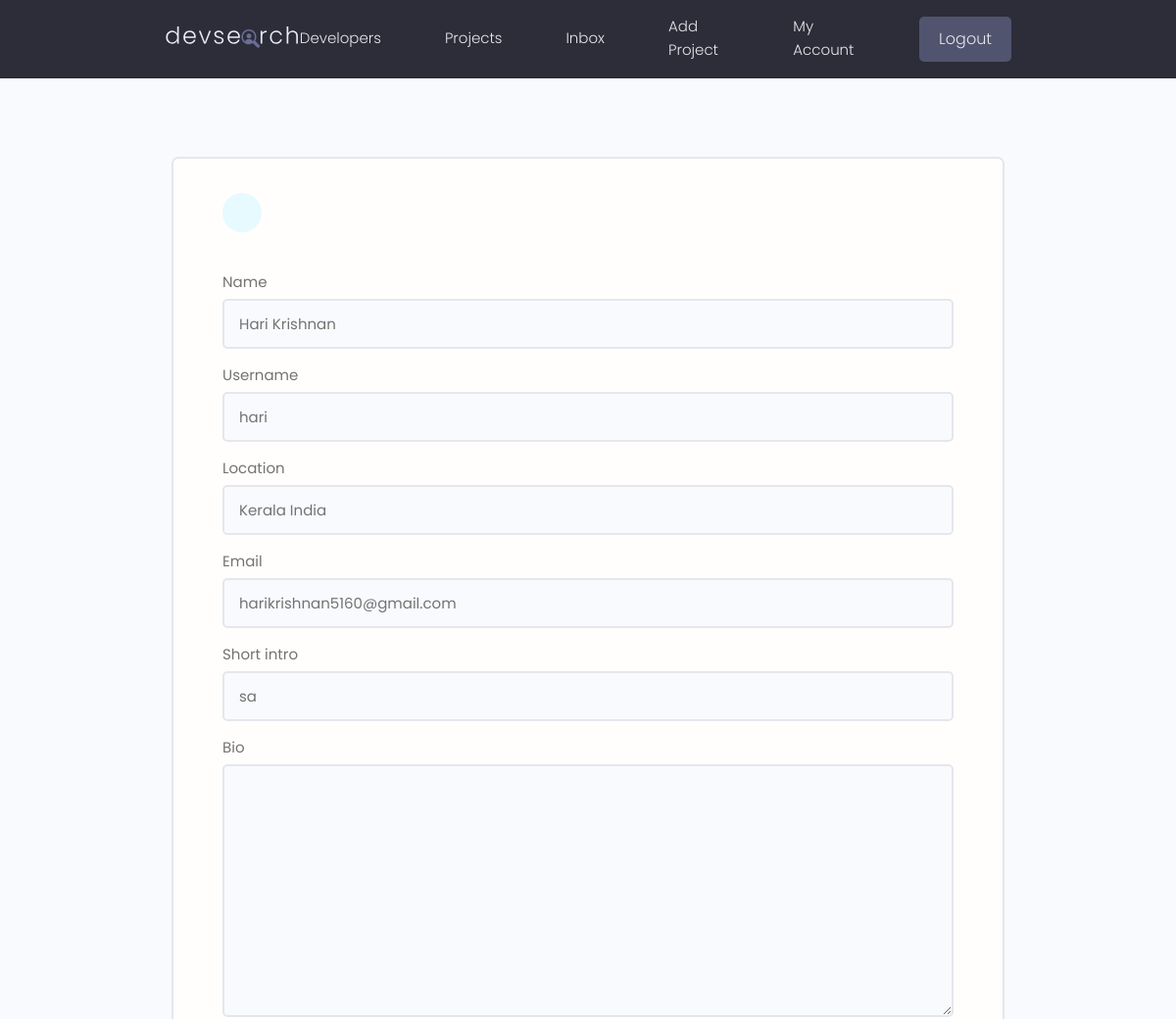
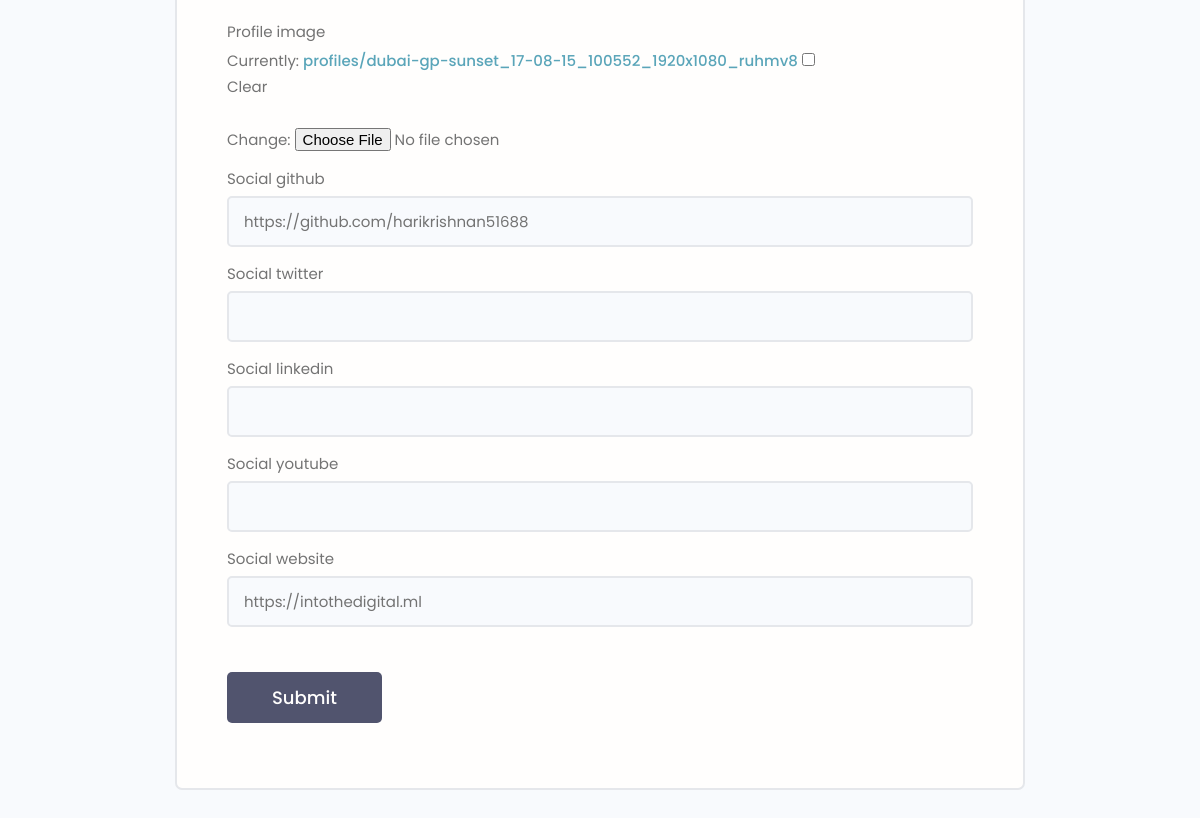
Page /edit-profile/ (signed in) on the committed database (2 pictures, top to bottom).
### users/models.py (models this page shows, shortened)
class Profile(models.Model):
    user = models.OneToOneField(User, on_delete=CASCADE, null=True, blank=True)
    name = models.CharField(max_length=200, blank=True, null=True)
    username = models.CharField(max_length=200, blank=True, null=True)
    location = models.CharField(max_length=200, blank=True, null=True)
    email = models.EmailField(max_length=250, blank=True, null=True)
    short_intro = models.CharField(max_length=300, blank=True, null=True)
    bio = models.TextField(blank=True, null=True)
    profile_image = models.ImageField(null=True, blank=True, upload_to='profiles/', default='profiles/user-default.png')
    social_github = models.CharField(max_length=200, blank=True, null=True)
    social_twitter = models.CharField(max_length=200, blank=True, null=True)
    social_linkedin = models.CharField(max_length=200, blank=True, null=True)
    social_youtube = models.CharField(max_length=200, blank=True, null=True)
    social_website = models.CharField(max_length=200, blank=True, null=True)
    created = models.DateTimeField(auto_now_add=True)
    id = models.UUIDField(default=uuid.uuid4, unique=True, primary_key=True, editable=False)
    class Meta:
        ordering = ['created']

### users/views.py (the view)
# urls.py: path('edit-profile/', views.editprofile, name='edit-profile'),
@login_required(login_url='login')
def editprofile(request):
    profile = request.user.profile
    form = ProfileForm(instance=profile)
    if request.method == 'POST':
        form = ProfileForm(request.POST, request.FILES, instance=profile)
        if form.is_valid():
            form.save()
            return redirect('account')
    context = {'form': form}
    return render(request, 'users/edit-profile.html', context)

### users/forms.py
class ProfileForm(ModelForm):
    class Meta:
        model = Profile
        fields = ['name', 'username', 'location', 'email', 'short_intro', 'bio', 'profile_image', 'social_github', 'social_twitter',
                  'social_linkedin', 'social_youtube', 'social_website']
    def __init__(self, *args, **kwargs):
        super(ProfileForm, self).__init__(*args, **kwargs)
        for name, field in self.fields.items():
            field.widget.attrs.update({'class':'input'})

### users/templates/users/edit-profile.html (shortened to what this page needs)
{% extends 'main.html' %}
{% block content %}
    <main class="formPage my-xl">
        <div class="content-box">
            <div class="formWrapper">
                <a class="backButton" href="{% url 'account' %}"></a>
                <br>
                <form class="form" action="{% url 'edit-profile' %}" method="POST" enctype="multipart/form-data">
                    {% for field in form %}
                    <div class="form__field">
                        <label for="formInput#text">{{ field.label }}</label>
                        {{ field }}
                    </div>
                    {% endfor %}
                    <input class="btn btn--sub btn--lg  my-md" type="submit" value="Submit" />
                </form>
            </div>
        </div>
    </main>
{% endblock %}

### static/styles/app.css (style rules this page uses)
:root { --color-sub: #2d2d39; }
.btn--sub { background-color: var(--color-sub-light); }
.content-box { width: 95%; max-width: 85rem; margin: 0 auto; }
.backButton { background: var(--color-main-light); color: var(--color-main); width: 4rem; height: 4rem; display: flex; align-items: center; justify-content: center; border-radius: 50%; }
.formPage .formWrapper { list-style: none; background: var(--color-white); padding: 3.5rem 5rem; border: 2px solid var(--color-light); border-radius: 0.7rem; }

### static/uikit/styles/modules/_variables.css (style rules this page uses)
:root { --color-main: #5aa5b9; --color-main-light: #e6faff; --color-sub: #3f4156; --color-sub-light: #51546e; --color-sub-lighter: #ededfd; --color-text: #737373; --color-gray: #8b8b8b; --color-light: #e5e7eb; --color-light-gray: #767676; --color-bg: #f8fafd; --color-white: #fffefd; --color-white-light: #f3f3f3; --color-success: #359e64; --color-success-bg: #def8e8; --color-error: #fc4b0b; --color-error-bg: #fff2ee; --font-base: 'Poppins', arial, helvetica, 'Segoe UI', roboto, ubuntu, sans-serif; --font-monospace: 'Fira Code', 'Courier New', courier, monospace; --font-regular: 300; --font-medium: 500; --font-bold: 700; --generic-shadow: 1px 1px 5px #00000010; --generic-transition: all 0.3s ease-in-out; }

### static/uikit/styles/modules/_base.css (style rules this page uses)
* { margin: 0; padding: 0; box-sizing: border-box; text-rendering: optimizeLegibility; color: inherit; font-size: inherit; }
html { font-size: 50%; }
@media only screen and (min-width: 480px) { html { font-size: 56.25%; } }
@media only screen and (min-width: 1200px) { html { font-size: 62.5%; } }
body { line-height: 1.6; font-weight: 400; font-size: 1.5rem; color: var(--color-text); background-color: var(--color-bg); min-height: 100vh; }

### static/uikit/styles/modules/_typography.css (style rules this page uses)
* { font-family: var(--font-base); }
a { padding-bottom: 2px; text-decoration: none; display: inline-block; color: var(--color-main); font-weight: var(--font-medium); }

### static/uikit/styles/modules/_utilities.css (style rules this page uses)
.my-md { margin: 3rem auto; }
.my-xl { margin: 8rem auto; }

### static/uikit/styles/modules/_button.css (style rules this page uses)
.btn { display: inline-block; position: relative; cursor: pointer; background-color: var(--color-light); font-weight: var(--font-medium); color: var(--color-sub); text-decoration: none; padding: 1rem 2rem; border-radius: 0.5rem; border: none; width: -webkit-fit-content; width: -moz-fit-content; width: fit-content; height: -webkit-fit-content; height: -moz-fit-content; height: fit-content; font-size: 1.6rem; outline-width: 0; outline-color: transparent; -webkit-backface-visibility: hidden; backface-visibility: hidden; transition: all 0.3s ease-in-out; }
.btn--sub { background-color: var(--color-sub); color: var(--color-white); }
.btn--lg { font-size: 1.8rem; padding: 1.2rem 4.5rem; }

### static/uikit/styles/modules/_form.css (style rules this page uses)
.form { display: block; }
.form__field { margin-top: 1.5rem; margin-bottom: 1.5rem; }
.form__label, .form__field > label { display: block; margin-bottom: 0.5rem; color: var(--color-text); }
input.input[type='text'], input.input[type='email'], input.input[type='password'], input.input[type='number'], textarea.input { min-width: 24rem; width: 100%; padding: 1.2rem 1.5rem; border-radius: 0.5rem; border: 2px solid var(--color-light); transition: all 0.3s ease-in-out; background-color: var(--color-bg); }

### rows in the picture
Profile: form "Hari Krishnan" "hari" "Kerala India" "harikrishnan5160@gmail.com" "sa" "https://github.com/harikrishnan51688" "https://intothedigital.ml"

### other values in the picture
{{ field.label }} "Name" "Username" "Location" "Email" "Short intro" "Bio" "Profile image" "Social github" "Social twitter" "Social linkedin" "Social youtube" "Social website"
